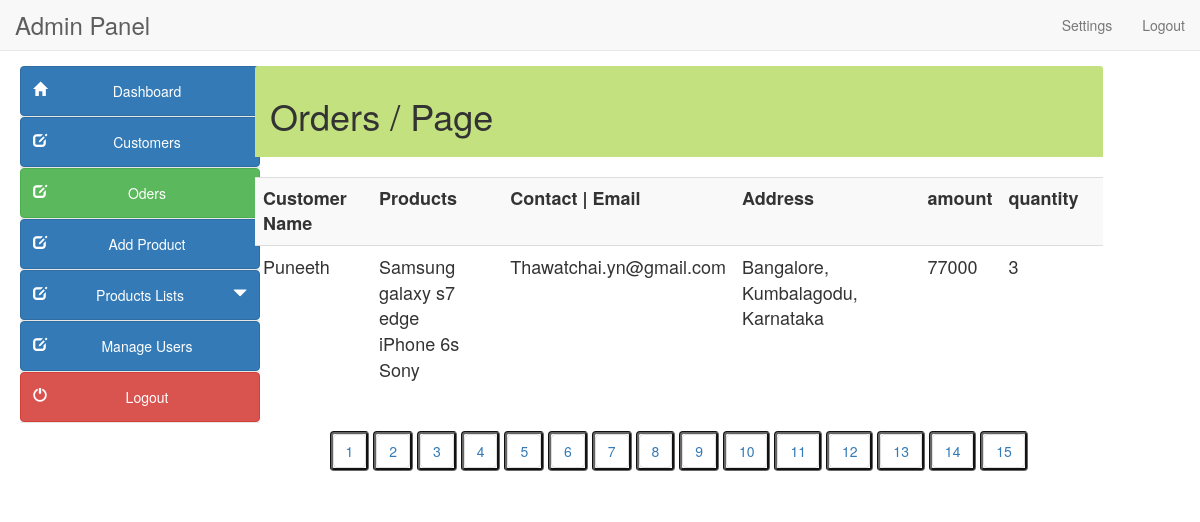
The page /admin/orders.php on the database its author committed.
### tables this page shows
CREATE TABLE `orders_info` (
  `order_id` int(10) NOT NULL,
  `user_id` int(11) NOT NULL,
  `f_name` varchar(255) NOT NULL,
  `email` varchar(255) NOT NULL,
  `address` varchar(255) NOT NULL,
  `city` varchar(255) NOT NULL,
  `state` varchar(255) NOT NULL,
  `zip` int(10) NOT NULL,
  `cardname` varchar(255) NOT NULL,
  `cardnumber` varchar(20) NOT NULL,
  `expdate` varchar(255) NOT NULL,
  `prod_count` int(15) DEFAULT NULL,
  `total_amt` int(15) DEFAULT NULL,
  `cvv` int(5) NOT NULL
);

CREATE TABLE `products` (
  `product_id` int(100) NOT NULL,
  `product_cat` int(100) NOT NULL,
  `product_brand` int(100) NOT NULL,
  `product_title` varchar(255) NOT NULL,
  `product_price` int(100) NOT NULL,
  `product_desc` text NOT NULL,
  `product_image` text NOT NULL,
  `product_keywords` text NOT NULL
);

### admin/orders.php (the view, shortened to what this page needs)
<?php
$page=$_GET['page'];
?>
<!DOCTYPE html>
<html lang="en">
<head>
<link href="style/css/bootstrap.min.css" rel="stylesheet">
<link href="style/css/k.css" rel="stylesheet">
</head>
<body>
  <?php include("include/header.php");?>
   	<div class="container-fluid main-container">
	<?php include("include/side_bar.php");?>
    <div class="col-md-9 content" style="margin-left:10px">
    <div class="panel-heading" style="background-color:#c4e17f">
	<h1>Orders  / Page <?php echo $page;?> </h1></div><br>
<div class='table-responsive'>
<div style="overflow-x:scroll;">
<table class="table  table-hover table-striped" style="font-size:18px">
<tr><th>Customer Name</th><th>Products</th><th>Contact | Email</th><th>Address</th><th>amount</th><th>quantity</th><th></th></tr>
<?php
                      $query = "SELECT * FROM orders_info";
                      $run = mysqli_query($con,$query);
                      if(mysqli_num_rows($run) > 0){
                       while($row = mysqli_fetch_array($run)){
                         $order_id = $row['order_id'];
                         $email = $row['email'];
                         $f_name = $row['f_name'];
                         $address = $row['address'];
                         $total_amount = $row['total_amt'];
                         $qty = $row['prod_count'];
                      ?>
                          <tr>
                            <td><?php
                               echo $f_name;
                             ?></td>
                           <td> <?php
                            $query1 = "SELECT * FROM order_products where order_id = $order_id";
                            $run1 = mysqli_query($con,$query1);
                              while($row1 = mysqli_fetch_array($run1)){
                               $product_id = $row1['product_id'];
                               $query2 = "SELECT * FROM products where product_id = $product_id";
                               $run2 = mysqli_query($con,$query2);
                               while($row2 = mysqli_fetch_array($run2)){
                               $product_title = $row2['product_title'];
                           ?>
                              <?php echo $product_title ?><br>
                            <?php }}?></td>
                            <td><?php echo $email ?></td>
                            <td><?php echo $address ?></td>
                            <td><?php echo $total_amount ?></td>
                            <td><?php echo $qty ?></td>
                            <td></td>
                         </tr>
                         <?php } ?>
                     <?php
                   }else {
                     echo "<center><h2>No users Available</h2><br><hr></center>";
                     }
                  ?>
</table>
</div></div>
<nav align="center">
<?php
$paging=mysqli_query($con,"select product_id,product_image, product_title,product_price from products");
$count=mysqli_num_rows($paging);
$a=$count/5;
$a=ceil($a);
echo "<bt>";echo "<bt>";
for($b=1; $b<=$a;$b++)
{
?>
<ul class="pagination " style="border:groove #666">
<li><a class="label-info" href="orders.php?page=<?php echo $b;?>"><?php echo $b." ";?></a></li></ul>
<?php
}
?>
</nav>
</div></div>
</body>
</html>

### admin/include/header.php (shortened to what this page needs)
<nav class="navbar navbar-default navbar-static-top">
    <div class="container-fluid">
	<div class="navbar-header">
			<a class="navbar-brand" href="#" style="font-size:24px">
				Admin Panel	</a>		</div>
<div class="collapse navbar-collapse">
<ul class="nav navbar-nav navbar-right">
<li class="dropdown ">
<a href="#">Settings</a></li>
        <li><a href=".././logout.php">Logout</a></li>
	</ul>
	  </div>
  </div>
	</nav>

### admin/include/side_bar.php (shortened to what this page needs)
<div class="col-md-2 sidebar" style="margin-left:20px">
  			<div class="row">
	<div class="side-menu">
		<nav class="navbar navbar-default" role="navigation">
			<div class="side-menu-container">
			  <ul class="nav navbar-nav">
<li><button style="width:240px; height:50px" type="button" class="btn btn-default btn-primary" onClick="location.href='index.php'"><span class="glyphicon  glyphicon-home pull-left"></span> Dashboard </button></li>
<li><button style="width:240px; height:50px" type="button" class="btn btn-default btn-primary" onClick="location.href='#'"><span class="glyphicon glyphicon-edit pull-left"></span> Customers </button></li>
  <li><button style="width:240px; height:50px" type="button" class="btn btn-default btn-success" onClick="location.href='orders.php'"> <span class="glyphicon glyphicon-edit pull-left"></span> Oders </button></li>
  <li><button style="width:240px; height:50px" type="button" class="btn btn-default btn-primary" onClick="location.href='add_product.php'"> <span class="glyphicon glyphicon-edit pull-left"></span> Add Product </button></li>
  <li>
  <button style="width:240px; height:50px" type="button" class="btn btn-default dropdown-toggle btn-primary" data-toggle="dropdown" aria-haspopup="true" aria-expanded="false">
  <span class="glyphicon glyphicon-edit pull-left"></span>  Products  Lists <span class="glyphicon glyphicon-triangle-bottom pull-right"></span>
  </button>
   </li>
<li><button style="width:240px; height:50px" type="button" class="btn btn-default btn-primary" onClick="location.href='manage_users.php'"> <span class="glyphicon glyphicon-edit pull-left"></span> Manage Users </button></li>
<li><button style="width:240px; height:50px" type="button" class="btn btn-default btn-danger" onClick="location.href='../logout.php'"><span class="glyphicon glyphicon-off pull-left">
</span> Logout </button></li>
			  </ul>
		  </div>
		</nav>
        </div>
</div></div>

### admin/style/css/k.css (style rules this page uses)
.sidebar { padding-left: 0; }
.main-container { background: #FFF; padding-top: 15px; margin-top: -20px; }
.side-menu { position: relative; width: 100%; height: 100%; background-color: #f8f8f8; border-right: 1px solid #e7e7e7; }
.side-menu .navbar { border: none; }
.side-menu .navbar-nav li { display: block; width: 100%; border-bottom: 1px solid #e7e7e7; }

### rows shown on the page
orders_info: f_name "Puneeth", email "Thawatchai.yn@gmail.com", address "Bangalore, Kumbalagodu, Karnataka", total_amt "77000", prod_count "3"
products: product_title "Samsung galaxy s7 edge"
products: product_title "iPhone 6s"
products: product_title "Sony"
